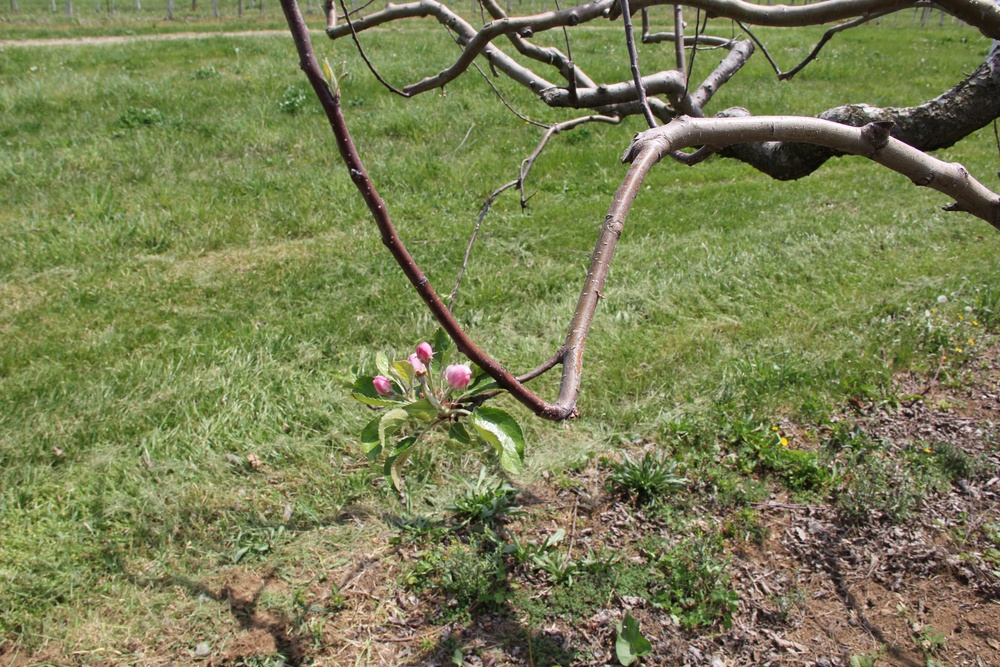
#> input picture runs/mobilenet_v3/eval_samples/✓_apple_0.98_true_apple_val_00004455.JPG, 1000 x 667 px, shrunk from 5184 x 3456 before the run; its folder holds only this picture in this run
$ python -i manual_review_apple.py   (imports and definitions only)
#> lines starting #> are read from the running program, lines starting #| are printed output that depends on the picture; after the words box and inside, x2 and y2 are one past the last pixel; in counts of white or black regions, pixels touching at a corner belong together
#!/usr/bin/env python3
"""
手动审查苹果图片，生成详细报告供人工判断
"""

import json
import cv2
import numpy as np
from pathlib import Path
from collections import defaultdict

def analyze_image_detailed(img_path):
    """详细分析图片"""
    try:
        img = cv2.imread(str(img_path))
#> img is the input picture: shape (667, 1000, 3); mean B, G, R 83.7, 127.2, 122.1
        if img is None:
            return None

        img_hsv = cv2.cvtColor(img, cv2.COLOR_BGR2HSV)
#> img_hsv: shape (667, 1000, 3); mean H, S, V 34.5, 97.6, 132
        img_rgb = cv2.cvtColor(img, cv2.COLOR_BGR2RGB)

        height, width = img.shape[:2]

        # 红色区域（成熟果实）
        red_lower1 = np.array([0, 50, 50])
        red_upper1 = np.array([10, 255, 255])
        red_lower2 = np.array([170, 50, 50])
        red_upper2 = np.array([180, 255, 255])
        red_mask1 = cv2.inRange(img_hsv, red_lower1, red_upper1)
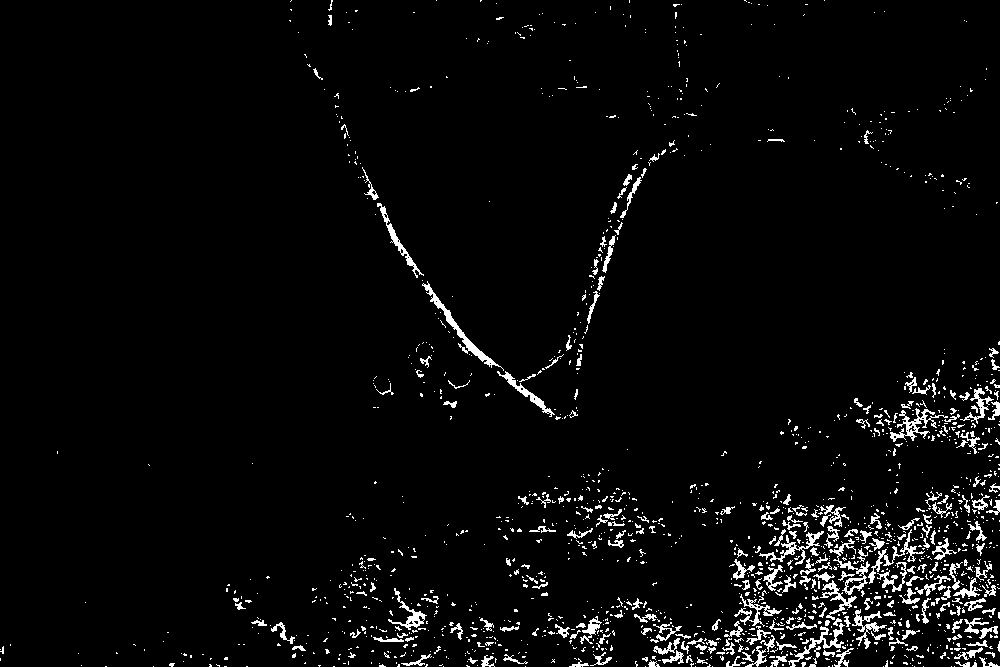
#> red_mask1: shape (667, 1000); 3.7% white in thin lines or dots
        red_mask2 = cv2.inRange(img_hsv, red_lower2, red_upper2)
#> red_mask2: shape (667, 1000); 0.41% white in thin lines or dots, all inside (x1, y1, x2, y2) = (291, 0, 1000, 667)
        red_mask = cv2.bitwise_or(red_mask1, red_mask2)
#> red_mask: shape (667, 1000); 4.1% white in thin lines or dots
        red_ratio = np.sum(red_mask > 0) / (width * height)
#> red_ratio = 0.0413

        # 粉色区域（花）
        pink_lower = np.array([140, 30, 150])
        pink_upper = np.array([170, 100, 255])
        pink_mask = cv2.inRange(img_hsv, pink_lower, pink_upper)
#> pink_mask: shape (667, 1000); 0.09% white; 83 white regions (78 under 20 px), largest, box (x1, y1, x2, y2) and area: (446, 366, 471, 379) 144, (409, 355, 424, 369) 110, (377, 376, 388, 388) 71, (420, 343, 432, 354) 64, (300, 18, 306, 31) 21
        pink_ratio = np.sum(pink_mask > 0) / (width * height)
#> pink_ratio = 0.000924

        # 白色区域（花）
        white_lower = np.array([0, 0, 200])
        white_upper = np.array([180, 30, 255])
        white_mask = cv2.inRange(img_hsv, white_lower, white_upper)
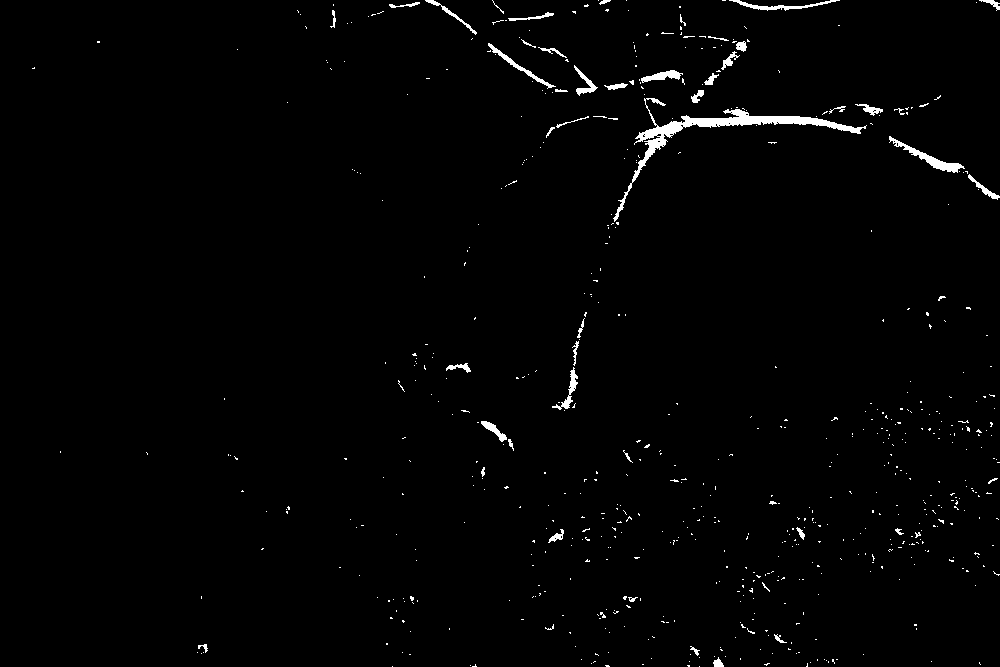
#> white_mask: shape (667, 1000); 1.3% white; 639 white regions (592 under 20 px), largest, box (x1, y1, x2, y2) and area: (613, 98, 867, 222) 2540, (889, 136, 965, 173) 525, (729, 0, 840, 11) 334
        white_ratio = np.sum(white_mask > 0) / (width * height)
#> white_ratio = 0.0133

        # 绿色区域（叶子/未成熟果实）
        green_lower = np.array([40, 50, 50])
        green_upper = np.array([80, 255, 255])
        green_mask = cv2.inRange(img_hsv, green_lower, green_upper)
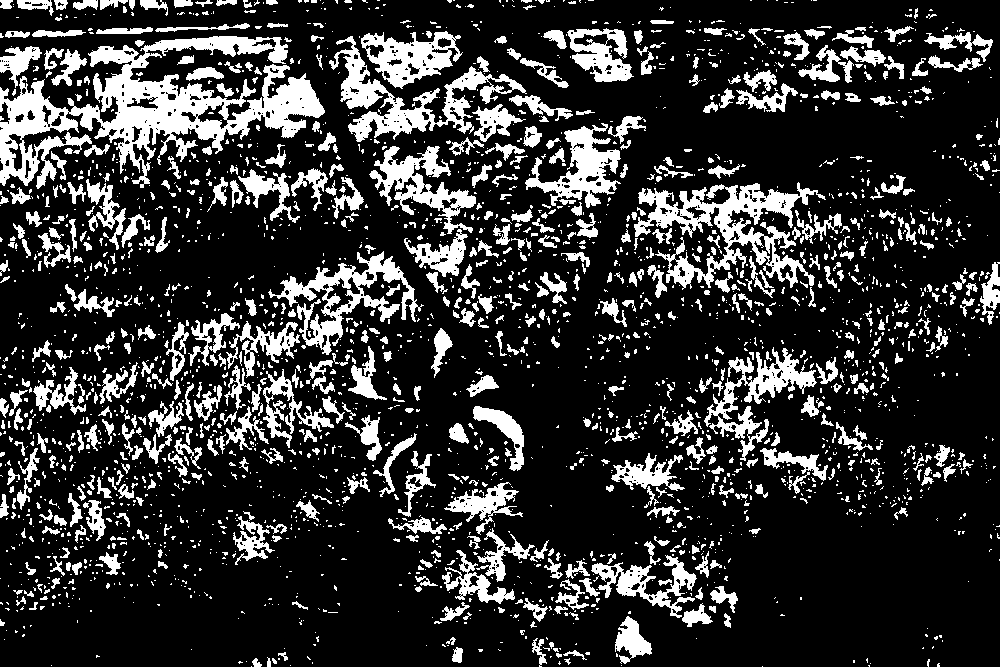
#> green_mask: shape (667, 1000); 20.3% white; 2705 white regions (2043 under 20 px), largest, box (x1, y1, x2, y2) and area: (0, 36, 325, 189) 17675, (634, 182, 826, 290) 7065, (329, 36, 527, 142) 5169
        green_ratio = np.sum(green_mask > 0) / (width * height)
#> green_ratio = 0.203

        # 平均颜色
        avg_r = np.mean(img_rgb[:, :, 0])
#> avg_r = 122.1
        avg_g = np.mean(img_rgb[:, :, 1])
#> avg_g = 127.2
        avg_b = np.mean(img_rgb[:, :, 2])
#> avg_b = 83.69

        # HSV平均值
        avg_h = np.mean(img_hsv[:, :, 0])
#> avg_h = 34.49
        avg_s = np.mean(img_hsv[:, :, 1])
#> avg_s = 97.6
        avg_v = np.mean(img_hsv[:, :, 2])
#> avg_v = 132

        # 边缘检测
        gray = cv2.cvtColor(img, cv2.COLOR_BGR2GRAY)
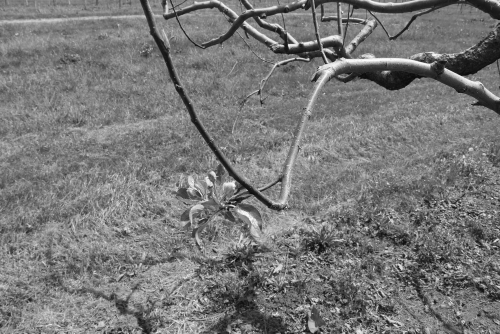
#> gray: shape (667, 1000) (shown at 1/2 size); min 3, max 255, mean 120.7
        edges = cv2.Canny(gray, 50, 150)
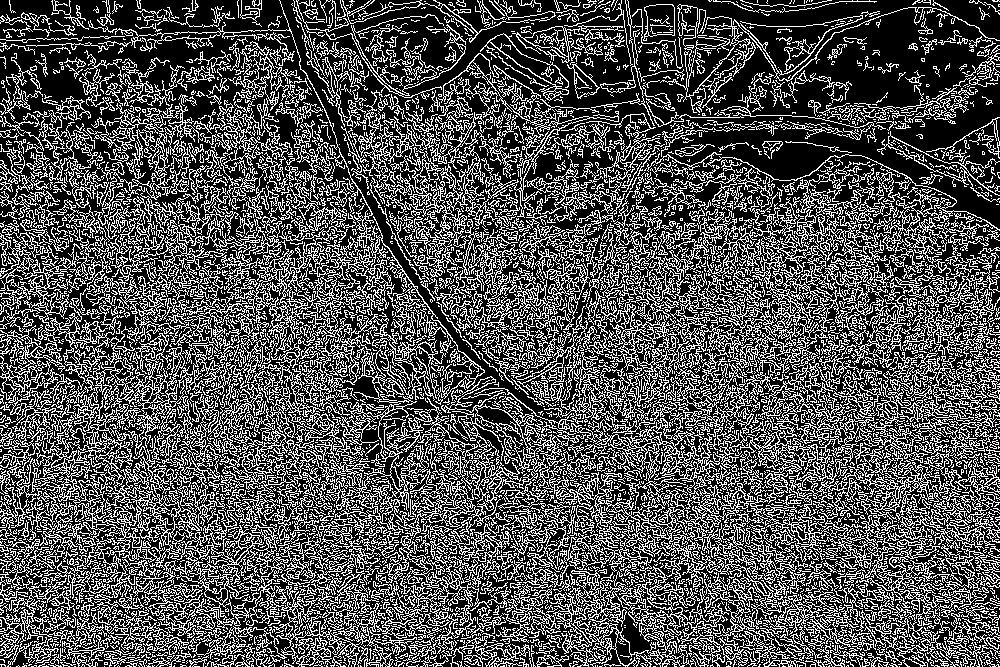
#> edges: shape (667, 1000); 32.2% white in thin lines or dots
        edge_density = np.sum(edges > 0) / (width * height)
#> edge_density = 0.322

        return {
            'size': (width, height),
            'red_ratio': red_ratio,
            'pink_ratio': pink_ratio,
            'white_ratio': white_ratio,
            'green_ratio': green_ratio,
            'avg_rgb': (avg_r, avg_g, avg_b),
            'avg_hsv': (avg_h, avg_s, avg_v),
            'edge_density': edge_density,
            'brightness': avg_v,
            'saturation': avg_s
        }
    except Exception as e:
        return None

# [53 lines left out: function main, not called in this run]

# [2 lines not run here, left out]

>>> result = analyze_image_detailed('../../../runs/mobilenet_v3/eval_samples/✓_apple_0.98_true_apple_val_00004455.JPG')
#> result = 10 items

$ run again, on runs/mobilenet_v3/eval_samples/✓_apple_1.00_true_apple_val_00004287.jpg
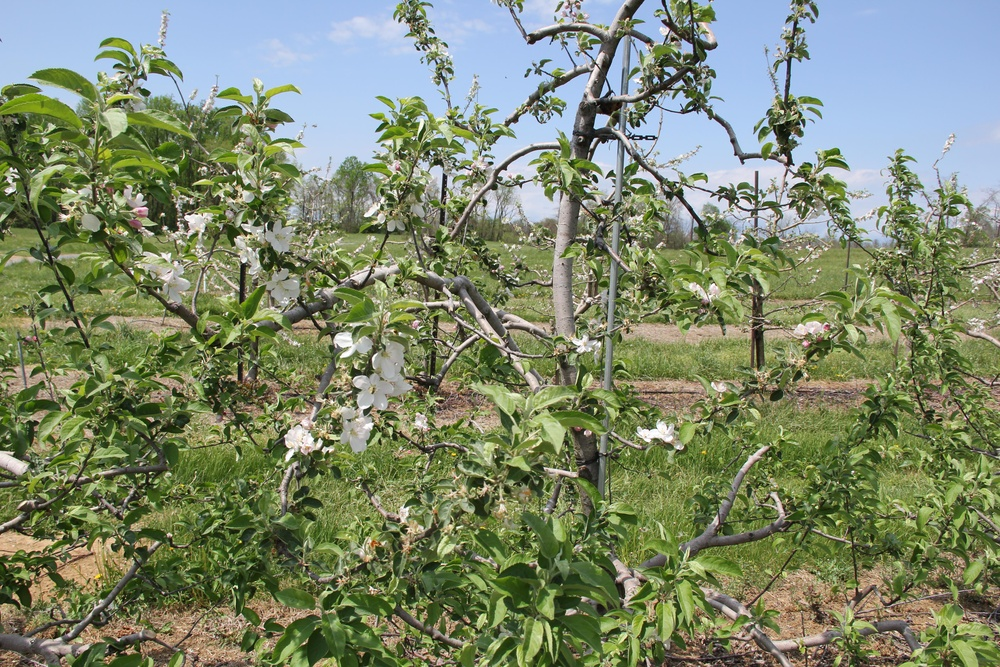
#> input picture runs/mobilenet_v3/eval_samples/✓_apple_1.00_true_apple_val_00004287.jpg, 1000 x 667 px, shrunk from 5184 x 3456 before the run
#> in analyze_image_detailed, img is the input picture: shape (667, 1000, 3); mean B, G, R 108.6, 136, 125.2
#> img_hsv: shape (667, 1000, 3); mean H, S, V 50.5, 95.9, 145.2
#> in analyze_image_detailed, `red_mask1 = cv2.inRange(img_hsv, red_lower1, red_upper1)`:
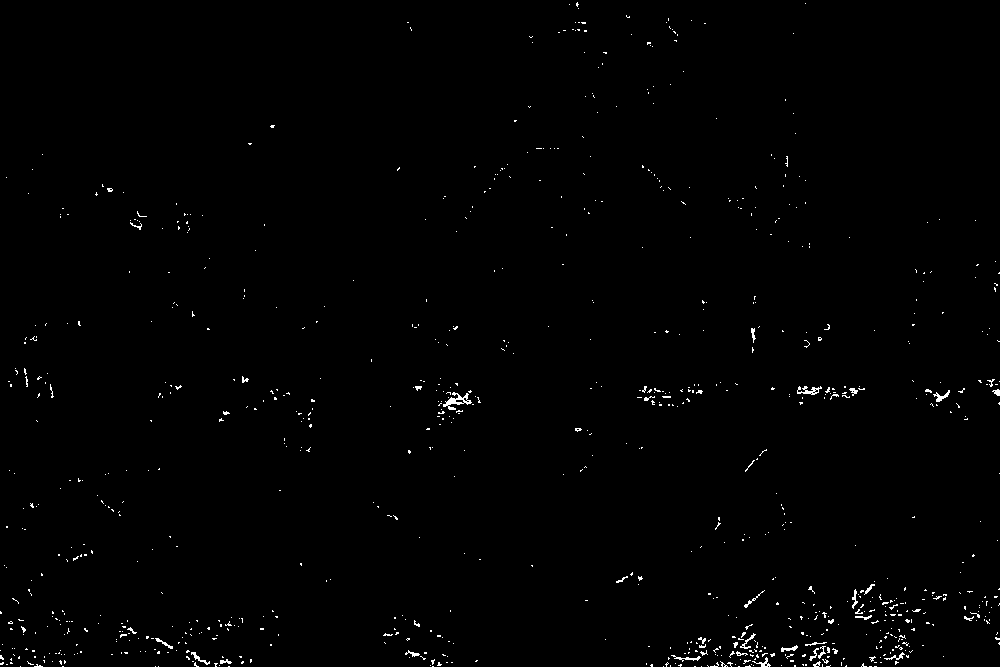
#> red_mask1: shape (667, 1000); 0.74% white in thin lines or dots
#> red_mask2: shape (667, 1000); 0.06% white in thin lines or dots
#> red_mask: shape (667, 1000); 0.8% white in thin lines or dots
#> red_ratio = 0.00796
#> pink_mask: shape (667, 1000); 0.02% white in thin lines or dots
#> pink_ratio = 0.000156
#> white_mask: shape (667, 1000); 3.2% white; 1879 white regions (1698 under 20 px), largest, box (x1, y1, x2, y2) and area: (693, 162, 786, 204) 1426, (513, 181, 560, 225) 1027, (816, 167, 896, 189) 752
#> white_ratio = 0.0322
#> green_mask: shape (667, 1000); 20.7% white; 3127 white regions (2407 under 20 px), largest, box (x1, y1, x2, y2) and area: (392, 478, 660, 667) 17927, (137, 438, 348, 626) 12640, (260, 583, 412, 667) 5626
#> green_ratio = 0.207
#> avg_r = 125.2
#> avg_g = 136
#> avg_b = 108.6
#> avg_h = 50.54
#> avg_s = 95.89
#> avg_v = 145.2
#> in analyze_image_detailed, `edges = cv2.Canny(gray, 50, 150)`:
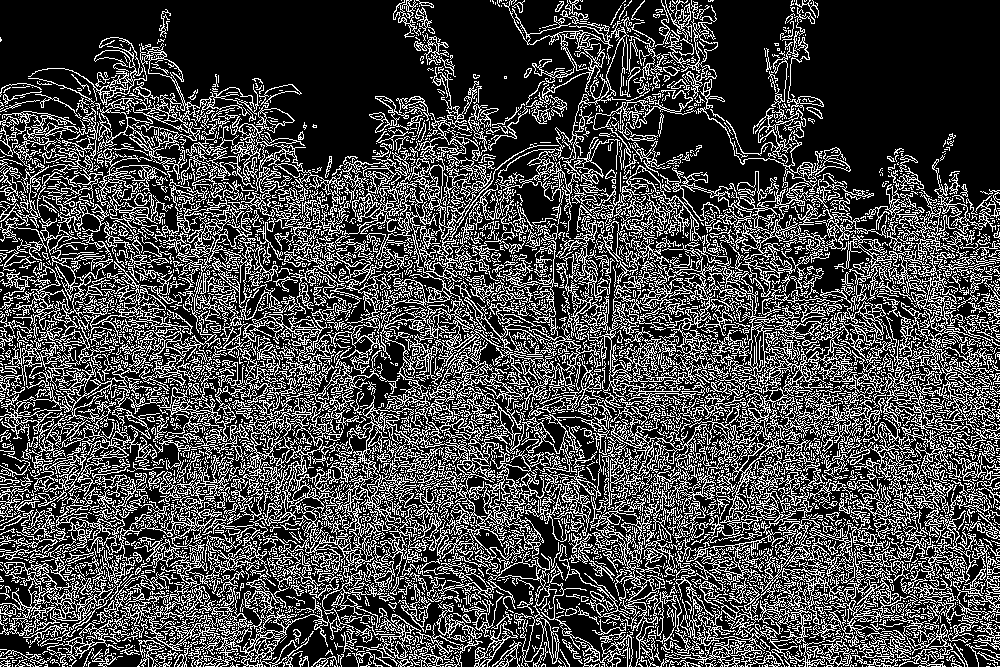
#> edges: shape (667, 1000); 27.9% white in thin lines or dots
#> edge_density = 0.279
#> result = 10 items
